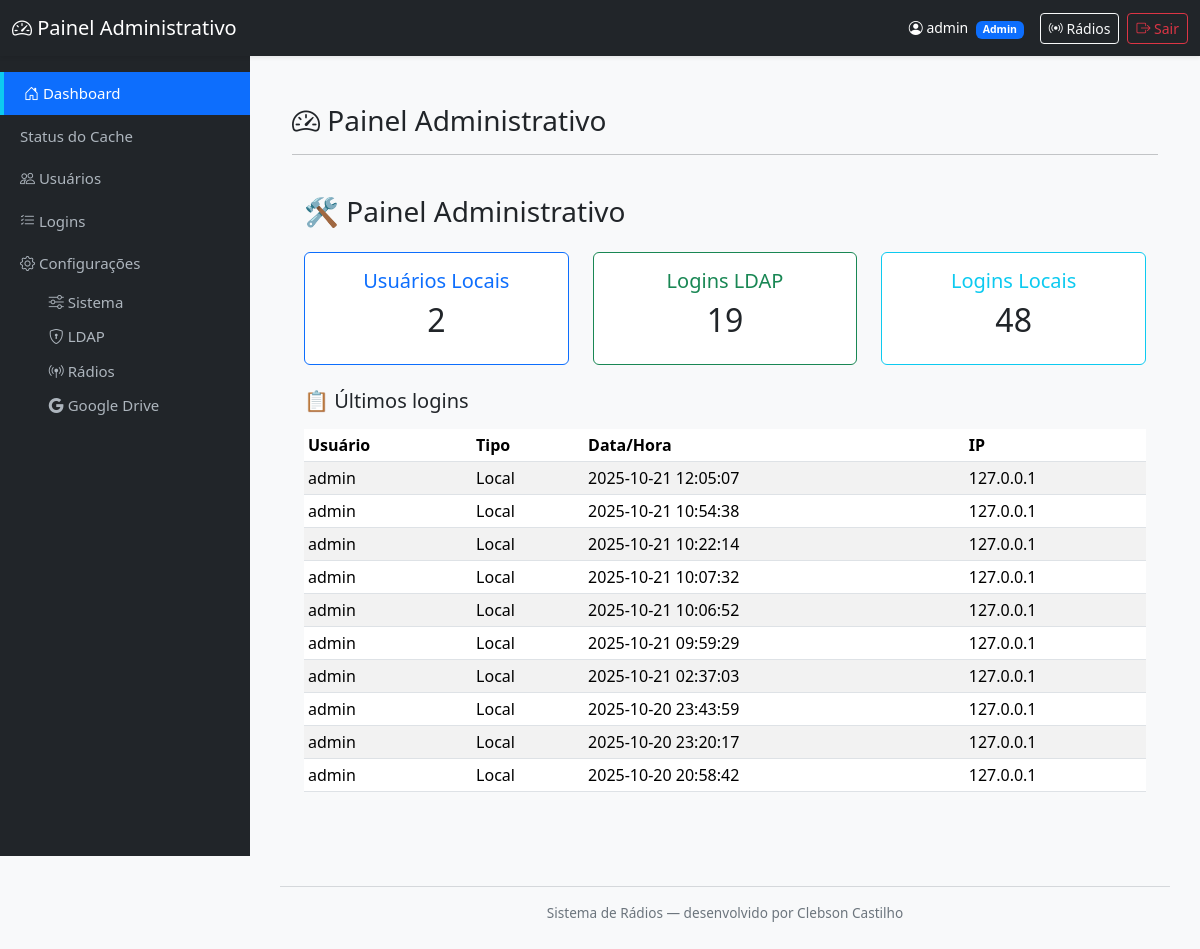
/admin/dashboard (signed in), run on the app's committed database.
### tables this page shows
CREATE TABLE logins (
            id INTEGER PRIMARY KEY AUTOINCREMENT,
            usuario TEXT NOT NULL,
            tipo_login TEXT NOT NULL,
            data_hora TEXT NOT NULL,
            ip TEXT
        );

### mod_admin/routes.py (the view)
@bp_admin.route('/admin/dashboard')
@admin_required   # ✅ Decorator direto
def dashboard():
    total_usuarios = contar_usuarios()
    logins = contar_logins()
    total_local = logins.get("local", 0)
    total_ldap = logins.get("ldap", 0)
    logs = listar_logins(10)
    usuarios = listar_usuarios()
    return render_template(
        'admin_dashboard.html',
        total_usuarios=total_usuarios,
        total_local=total_local,
        total_ldap=total_ldap,
        logs=logs,
        usuarios=usuarios
    )

### mod_admin/models.py (called while the page is built)
def get_connection():
    conn = sqlite3.connect(DB_PATH, check_same_thread=False)
    conn.row_factory = sqlite3.Row
    return conn

def listar_logins(limit=100):
    conn = get_connection()
    cur = conn.cursor()
    cur.execute("""
        SELECT usuario, tipo_login, data_hora, ip
        FROM logins
        ORDER BY id DESC
        LIMIT ?
    """, (limit,))
    registros = cur.fetchall()
    conn.close()
    return registros

def contar_logins():
    conn = get_connection()
    cur = conn.cursor()
    cur.execute("SELECT COUNT(*) FROM logins WHERE tipo_login='local'")
    total_local = cur.fetchone()[0]
    cur.execute("SELECT COUNT(*) FROM logins WHERE tipo_login='ldap'")
    total_ldap = cur.fetchone()[0]
    conn.close()
    return {"local": total_local, "ldap": total_ldap}

def listar_usuarios():
    conn = get_connection()
    cur = conn.cursor()
    cur.execute("""
        CREATE TABLE IF NOT EXISTS usuarios (
            id INTEGER PRIMARY KEY AUTOINCREMENT,
            nome TEXT,
            usuario TEXT UNIQUE,
            senha TEXT,
            tipo TEXT
        )
    """)
    cur.execute("SELECT id, nome, usuario, tipo FROM usuarios ORDER BY id ASC")
    usuarios = cur.fetchall()
    conn.close()
    return usuarios

def contar_usuarios():
    conn = get_connection()
    cur = conn.cursor()
    cur.execute("SELECT COUNT(*) FROM usuarios")
    total = cur.fetchone()[0]
    conn.close()
    return total

### mod_auth/utils.py (called while the page is built)
def admin_required(f):
    @wraps(f)
    def decorated_function(*args, **kwargs):
        user = session.get('user')
        if not user:
            flash("⚠️ Faça login para continuar.", "warning")
            return redirect(url_for('auth.login', next=request.url))
        if user.get('tipo') != 'admin':
            template = current_app.jinja_env.get_or_select_template("error_403.html")
            return template.render(user=user), 403
        return f(*args, **kwargs)
    return decorated_function

### mod_admin/templates/admin_dashboard.html (shortened to what this page needs)
{% extends "admin_base.html" %}
{% block content %}
<div class="container py-4">
  <h3><i class="bi bi-speedometer2"></i> Painel Administrativo </h3>
  <hr>
  <div class="container py-4">
    <h3 class="mb-4">🛠 Painel Administrativo</h3>
    <div class="row text-center mb-4">
      <div class="col-md-4">
        <div class="card border-primary">
          <div class="card-body">
            <h5 class="text-primary">Usuários Locais</h5>
            <h2>{{ total_usuarios }}</h2>
          </div>
        </div>
      </div>
      <div class="col-md-4">
        <div class="card border-success">
          <div class="card-body">
            <h5 class="text-success">Logins LDAP</h5>
            <h2>{{ total_ldap }}</h2>
          </div>
        </div>
      </div>
      <div class="col-md-4">
        <div class="card border-info">
          <div class="card-body">
            <h5 class="text-info">Logins Locais</h5>
            <h2>{{ total_local }}</h2>
          </div>
        </div>
      </div>
    </div>
    <h5 class="mb-3">📋 Últimos logins</h5>
    <table class="table table-sm table-striped">
      <thead>
        <tr>
          <th>Usuário</th>
          <th>Tipo</th>
          <th>Data/Hora</th>
          <th>IP</th>
        </tr>
      </thead>
      <tbody>
        {% for u, t, d, i in logs %}
        <tr>
          <td>{{ u }}</td>
          <td>{{ t|capitalize }}</td>
          <td>{{ d }}</td>
          <td>{{ i or '-' }}</td>
        </tr>
        {% endfor %}
      </tbody>
    </table>
  </div>
</div>
{% endblock %}

### templates/admin_base.html (shortened to what this page needs)
<!DOCTYPE html>
<html lang="pt-BR">
<head>
  <link href="https://cdn.jsdelivr.net/npm/bootstrap@5.3.3/dist/css/bootstrap.min.css" rel="stylesheet">
  <link href="https://cdn.jsdelivr.net/npm/bootstrap-icons@1.11.3/font/bootstrap-icons.css" rel="stylesheet">
</head>
<body class="bg-light">
  <nav class="navbar navbar-dark bg-dark fixed-top shadow-sm">
    <div class="container-fluid d-flex justify-content-between align-items-center">
      <span class="navbar-brand mb-0 h5">
        <i class="bi bi-speedometer2"></i> Painel Administrativo
      </span>
      <div class="d-flex align-items-center">
        <span class="text-white small me-3">
          <i class="bi bi-person-circle"></i>
          {% if session.user %}
          {{ session.user.usuario }}
          <span class="badge bg-{% if session.user.tipo == 'admin' %}primary{% else %}secondary{% endif %} ms-1">
            {{ session.user.tipo|capitalize }}
          </span>
          {% endif %}
        </span>
        <a href="{{ url_for('radio.select_radio') }}" class="btn btn-outline-light btn-sm me-2">
          <i class="bi bi-broadcast"></i> Rádios
        </a>
        <a href="{{ url_for('auth.logout') }}" class="btn btn-outline-danger btn-sm">
          <i class="bi bi-box-arrow-right"></i> Sair
        </a>
      </div>
    </div>
  </nav>
  <div class="sidebar bg-dark" id="sidebar">
    <a href="{{ url_for('admin.dashboard') }}" class="{% if request.endpoint == 'admin.dashboard' %}active{% endif %}">
      <i class="bi bi-house-door"></i> Dashboard
    </a>
    <a href="{{ url_for('admin.status_cache') }}"
      class="{% if request.endpoint == 'admin.status_cache' %}active{% endif %}">
       Status do Cache
    </a>
    <a href="{{ url_for('admin.usuarios') }}" class="{% if request.endpoint == 'admin.usuarios' %}active{% endif %}">
      <i class="bi bi-people"></i> Usuários
    </a>
    <a href="{{ url_for('admin.logins') }}" class="{% if request.endpoint == 'admin.logins' %}active{% endif %}">
      <i class="bi bi-list-check"></i> Logins
    </a>
    <a href="{{ url_for('bp_config.dashboard') }}"
      class="{% if 'bp_config' in request.endpoint %}active{% endif %}">
      <i class="bi bi-gear"></i> Configurações
    </a>
    <div class="submenu">
      <a href="{{ url_for('bp_config.config_sistema') }}"
        class="{% if request.endpoint == 'bp_config.config_sistema' %}active{% endif %}">
        <i class="bi bi-sliders"></i> Sistema
      </a>
      <a href="{{ url_for('bp_config.config_ldap') }}"
        class="{% if request.endpoint == 'bp_config.config_ldap' %}active{% endif %}">
        <i class="bi bi-shield-lock"></i> LDAP
      </a>
      <a href="{{ url_for('bp_config.radios') }}"
        class="{% if request.endpoint == 'bp_config.radios' %}active{% endif %}">
        <i class="bi bi-broadcast-pin"></i> Rádios
      </a>
      <a href="{{ url_for('bp_config.config_google_drive') }}"
        class="{% if request.endpoint == 'bp_config.config_google_drive' %}active{% endif %}">
        <i class="bi bi-google"></i> Google Drive
      </a>
    </div>
  </div>
  <div class="content">
    {% block content %}{% endblock %}
    <footer>
      <hr>
      Sistema de Rádios — desenvolvido por Clebson Castilho
    </footer>
  </div>
</body>
</html>

### templates/admin_base.html (style rules this page uses)
body { background-color: #f8f9fa; overflow-x: hidden; }
.navbar { height: 56px; }
.sidebar { width: 250px; height: 100vh; background-color: #212529; position: fixed; top: 56px; left: 0; padding-top: 1rem; overflow-y: auto; transition: left 0.3s ease-in-out; }
.sidebar a { color: #adb5bd; text-decoration: none; display: block; padding: 10px 20px; font-size: 15px; }
.sidebar a:hover, .sidebar a.active { background-color: #0d6efd; color: white; border-left: 4px solid #0dcaf0; }
.content { margin-left: 250px; padding: 80px 30px 30px; transition: margin-left 0.3s ease; }
.submenu { padding-left: 1.8rem; font-size: 14px; }
.submenu a { padding: 6px 20px; }
footer { text-align: center; font-size: 0.85rem; color: #6c757d; margin-top: 30px; }

### data on the page
logins: usuario "admin", tipo_login "Local", data_hora "2025-10-21 12:05:07", ip "127.0.0.1"
logins: usuario "admin", tipo_login "Local", data_hora "2025-10-21 10:54:38", ip "127.0.0.1"
logins: usuario "admin", tipo_login "Local", data_hora "2025-10-21 10:22:14", ip "127.0.0.1"
logins: usuario "admin", tipo_login "Local", data_hora "2025-10-21 10:07:32", ip "127.0.0.1"
logins: usuario "admin", tipo_login "Local", data_hora "2025-10-21 10:06:52", ip "127.0.0.1"
logins: usuario "admin", tipo_login "Local", data_hora "2025-10-21 09:59:29", ip "127.0.0.1"
logins: usuario "admin", tipo_login "Local", data_hora "2025-10-21 02:37:03", ip "127.0.0.1"
logins: usuario "admin", tipo_login "Local", data_hora "2025-10-20 23:43:59", ip "127.0.0.1"
logins: usuario "admin", tipo_login "Local", data_hora "2025-10-20 23:20:17", ip "127.0.0.1"
logins: usuario "admin", tipo_login "Local", data_hora "2025-10-20 20:58:42", ip "127.0.0.1"

### other printed values
{{ session.user.usuario }} "admin"
{{ session.user.tipo|capitalize }} "Admin"
{{ total_usuarios }} "2"
{{ total_ldap }} "19"
{{ total_local }} "48"
